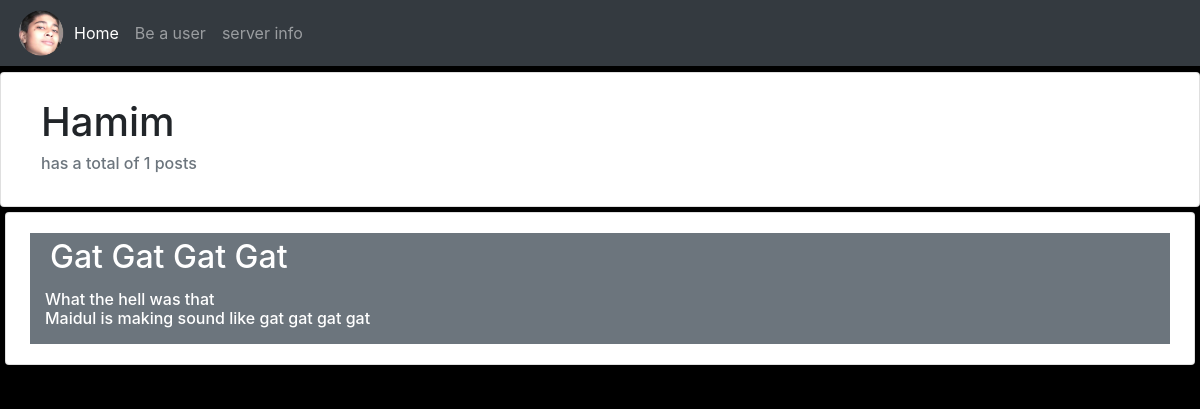
The page /writter_profile/5 on the database its author committed.
### home/models.py (models this page shows, shortened)
class Writter(models.Model):
    name = models.CharField(max_length=200)
    date_joined = models.DateTimeField(auto_now_add = True)

class Post(models.Model):
    poster = models.ForeignKey(Writter, null=True, on_delete = models.SET_NULL)
    title = models.CharField(max_length=100,default = "My post")
    body = models.TextField()

### home/views.py (the view)
# urls.py: path('writter_profile/<str:pk>',views.writter_profile,name='writter_profile'),
def writter_profile(request,pk):
    writter = Writter.objects.get(id=pk)
    posts = writter.post_set.all()
    total_posts_by_user = posts.count()
    context = {'writter':writter,'posts':posts,'total_posts_by_user':total_posts_by_user}
    return render(request,'home/writter_profile.html',context)

### home/templates/home/writter_profile.html
{% extends 'home/main.html' %}
{% block content %}
<div class="card card-body">
    <div class="container" style="margin: 5px;">
        <h1>{{writter.name}}</h1>
        <h6 class="text-muted">has a total of {{total_posts_by_user}} posts</h6>
    </div>
</div>
{% for post in posts %}
            <div class="card card-body" style="margin: 5px;">
                <div class="container bg-secondary">
                    <h2 class="text-white" style="padding: 5px;">{{post.title}}</h2>
                    <h6 class="text-white">{{post.body | linebreaks}}</h6>
                </div>
            </div>
        {% endfor %}
{% endblock %}

### home/templates/home/main.html (style rules this page uses)
body { background: black !important; }

### rows shown on the page
Writter: name "Hamim"
Post: title "Gat Gat Gat Gat", body "What the hell was that Maidul is making sound like gat gat gat gat"

### other values the page prints
{{ total_posts_by_user }} "1"
